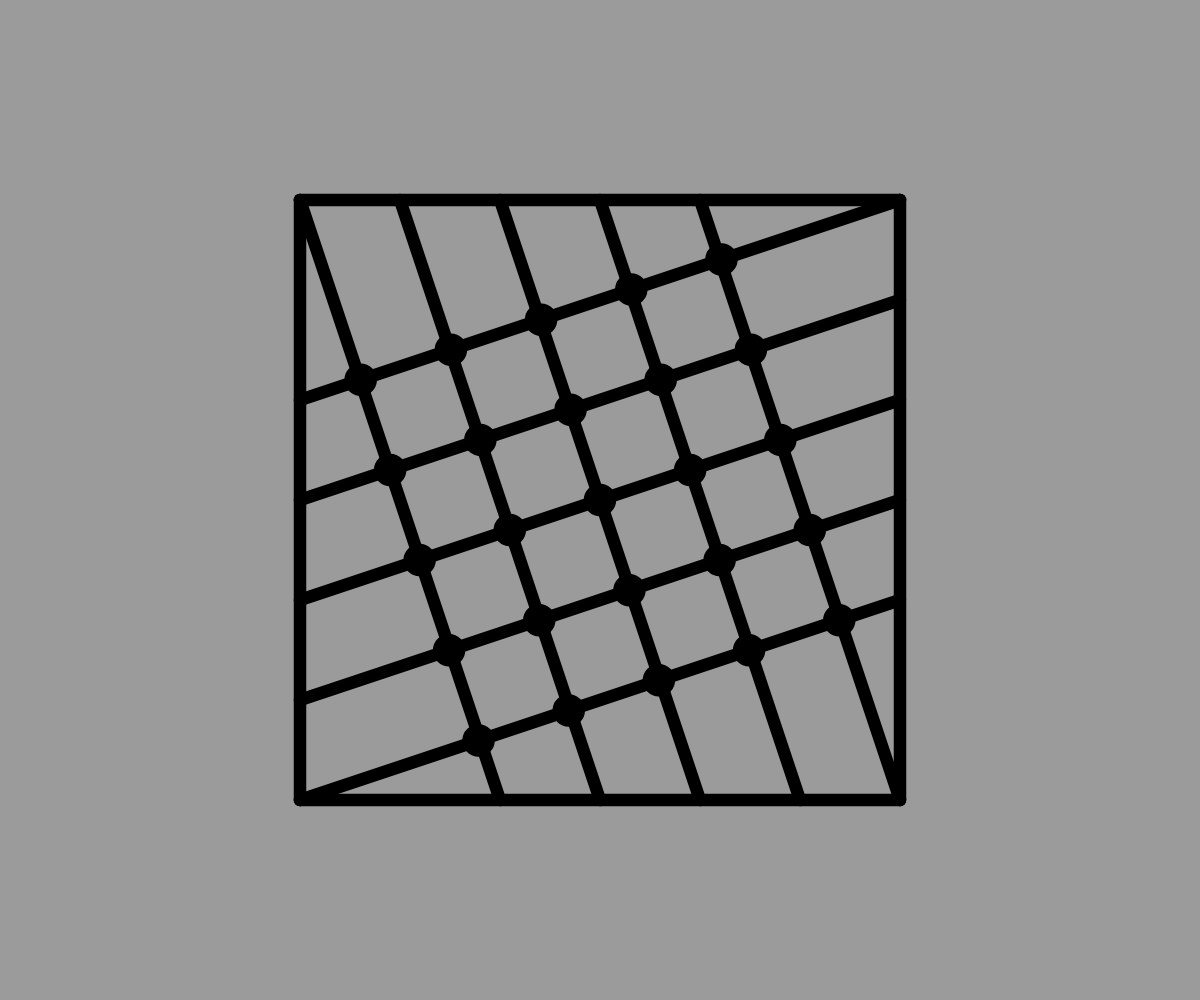
Frame 1 (no input)
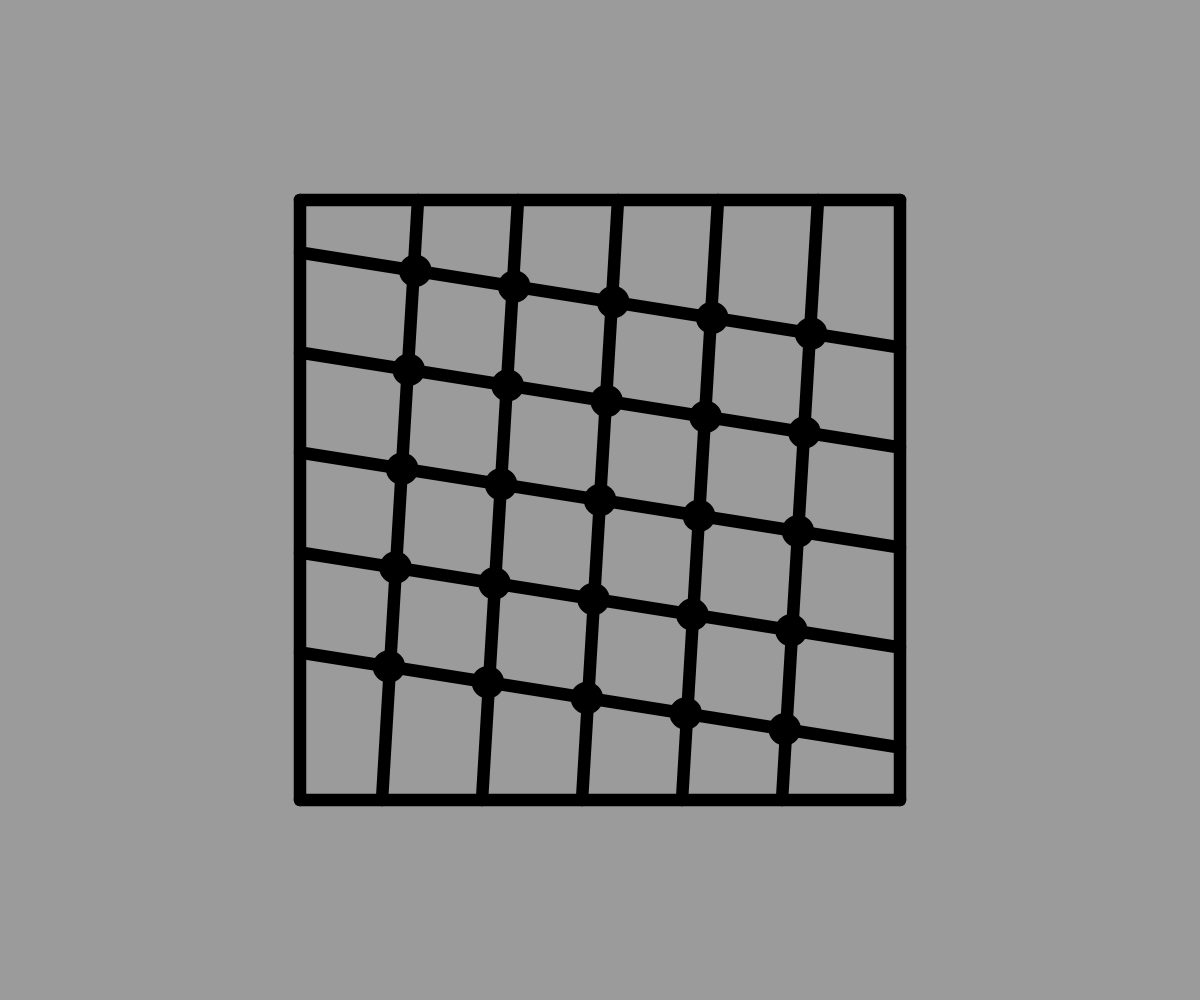
Frame 60 (no input)
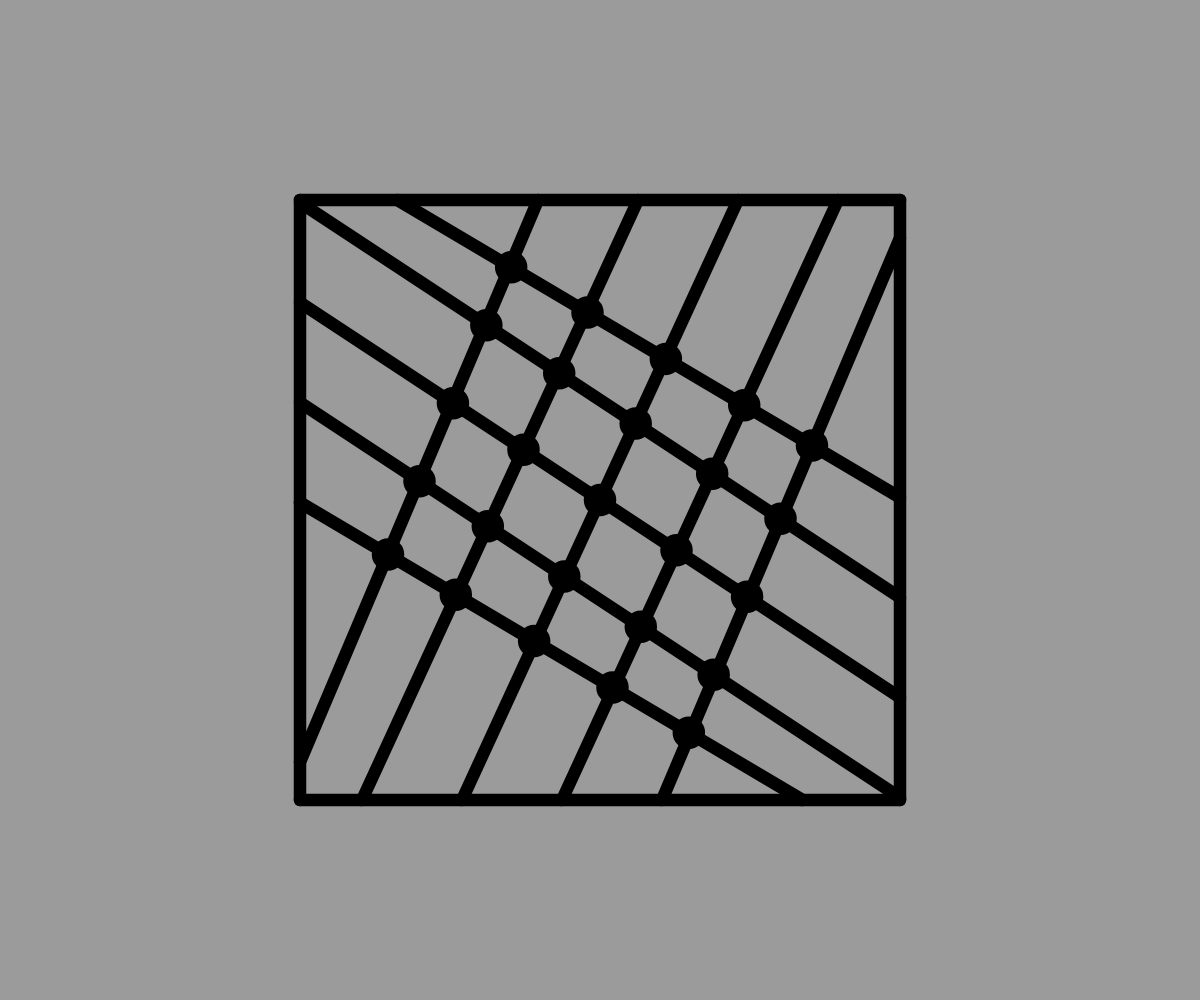
Frame 120 (the mouse pressed at the canvas centre since frame 60)

The p5.js sketch that drew these frames (run headless with seeded random() and noise() and a simulated clock; from frame 60 on, the mouse is pressed at the canvas centre):

// p5.js sketch
// ── sketch.js

class point {
  constructor(x, y, speed, s) {
    this.x = x;
    this.y = y;
    this.speed = speed;
    this.s = s;
  }

  move() {

//   ellipse(-this.s, -this.s, 50, 50);

    if (this.x == -this.s && this.y == -this.s) {
      if (this.speed > 0) {
        this.x += this.speed;
      } else {
        this.y -= this.speed;
      }
      return this;
    }

    if (this.x == this.s && this.y == -this.s) {
      if (this.speed > 0) {
        this.y += this.speed;
      } else {
        this.x += this.speed;
      }
      return this;
    }

    if (this.x == -this.s && this.y == this.s) {
      if (this.speed > 0) {
        this.y -= this.speed;
      } else {
        this.x -= this.speed;
      }
      return this;
    }

    if (this.x == this.s && this.y == this.s) {
      if (this.speed > 0) {
        this.x -= this.speed;
      } else {
        this.y += this.speed;
      }
      return this;
    }



    if (this.x == -this.s) {
        this.y -= this.speed;
    } else if (this.x == this.s) {
        this.y += this.speed;
    } else if (this.y == -this.s) {
        this.x += this.speed;
    } else if (this.y == this.s) {
        this.x -= this.speed;
    }

    this.x = Math.min(this.x, this.s);
    this.x = Math.max(this.x, -this.s);
    this.y = Math.min(this.y, this.s);
    this.y = Math.max(this.y, -this.s);

  }
}

class Stick {
  constructor(x1, y1, x2, y2, speed, size) {
    this.p1 = new point(x1, y1, speed, size);
    this.p2 = new point(x2, y2, speed, size);
  }

  display(S) {
    strokeWeight(S/80);
    line(this.p1.x, this.p1.y, this.p2.x, this.p2.y);
    return this;
  }

  move(S) {
    this.p1.move();
    this.p2.move();


  }
}

function compute_intersection(s1, s2) {

  let x1 = s1.p1.x;
  let y1 = s1.p1.y;
  let x2 = s1.p2.x;
  let y2 = s1.p2.y;

  let x3 = s2.p1.x;
  let y3 = s2.p1.y;
  let x4 = s2.p2.x;
  let y4 = s2.p2.y;

  let x = ((x1*y2-y1*x2)*(x3-x4) - (x3*y4-y3*x4)*(x1-x2)) / ((x1-x2)*(y3-y4) - (x3-x4)*(y1-y2));
  let y = ((x1*y2-y1*x2)*(y3-y4) - (x3*y4-y3*x4)*(y1-y2)) / ((x1-x2)*(y3-y4) - (x3-x4)*(y1-y2));

  return [x, y];
}


let sticks = [];

function setup() {
  let W = window.innerWidth;
  let H = window.innerHeight;
  let S = Math.min(W, H);
  createCanvas(W, H);
  background(155);

  let n = 5;
  let d = 0.1;

  for (let i = 0; i < n; ++i) {
    let x1 = d*i*S + (0.30-(n-1)*d)*S;
    let y1 = 0.3*S;
    let x2 = d*i*S - 0.30*S;
    let y2 = -0.3*S;
    let speed = 2;
    let stick = new Stick(x1, y1, x2, y2, speed, 0.3*S);
    sticks.push(stick);
  }

  for (let i = 0; i < 5; ++i) {
    let x1 = -0.3*S;
    let y1 = d*i*S + (0.30-(n-1)*d)*S;
    let x2 = 0.3*S;
    let y2 = d*i*S - 0.30*S;
    let speed = 2.5;
    let stick = new Stick(x1, y1, x2, y2, speed, 0.3*S);
    sticks.push(stick);
  }

}


function draw() {
  background(155);
  let W = window.innerWidth;
  let H = window.innerHeight;
  let S = Math.min(W, H);
  push();
  translate(W/2, H/2);

  strokeWeight(S/80);
  line(-0.3*S, -0.3*S, -0.3*S, 0.3*S);
  line(-0.3*S, -0.3*S, 0.3*S, -0.3*S);
  line(0.3*S, 0.3*S, -0.3*S, 0.3*S);
  line(0.3*S, 0.3*S, 0.3*S, -0.3*S);

  for (let i = 0; i < sticks.length; ++i) {
    sticks[i].display(S);
    for (let j = i - 1; j >= 0; --j) {
      let p = compute_intersection(sticks[j], sticks[i]);
      if (Math.abs(p[0]) < 0.29*S && Math.abs(p[1]) < 0.29*S) {
        fill(0);
        ellipse(p[0], p[1], S/50, S/50);
      }
    }
    sticks[i].move(S);
  }

  pop();
}
